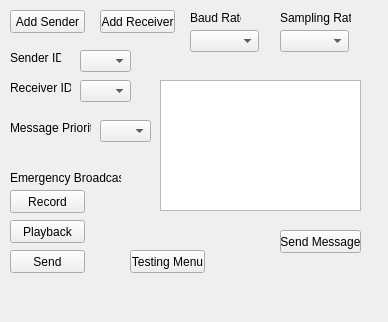
<?xml version="1.0" encoding="UTF-8"?>
<ui version="4.0">
 <class>SenderWindow</class>
 <widget class="QMainWindow" name="SenderWindow">
  <property name="geometry">
   <rect>
    <x>0</x>
    <y>0</y>
    <width>388</width>
    <height>322</height>
   </rect>
  </property>
  <property name="windowTitle">
   <string>Paging Transmitter</string>
  </property>
  <widget class="QWidget" name="centralWidget">
   <widget class="QTextEdit" name="msgTxt">
    <property name="geometry">
     <rect>
      <x>160</x>
      <y>80</y>
      <width>201</width>
      <height>131</height>
     </rect>
    </property>
   </widget>
   <widget class="QComboBox" name="senderCmb">
    <property name="geometry">
     <rect>
      <x>80</x>
      <y>50</y>
      <width>51</width>
      <height>22</height>
     </rect>
    </property>
   </widget>
   <widget class="QComboBox" name="receiverCmb">
    <property name="geometry">
     <rect>
      <x>80</x>
      <y>80</y>
      <width>51</width>
      <height>22</height>
     </rect>
    </property>
   </widget>
   <widget class="QPushButton" name="recordBtn">
    <property name="geometry">
     <rect>
      <x>10</x>
      <y>190</y>
      <width>75</width>
      <height>23</height>
     </rect>
    </property>
    <property name="text">
     <string>Record</string>
    </property>
   </widget>
   <widget class="QPushButton" name="playBtn">
    <property name="geometry">
     <rect>
      <x>10</x>
      <y>220</y>
      <width>75</width>
      <height>23</height>
     </rect>
    </property>
    <property name="text">
     <string>Playback</string>
    </property>
   </widget>
   <widget class="QPushButton" name="sendAudioBtn">
    <property name="geometry">
     <rect>
      <x>10</x>
      <y>250</y>
      <width>75</width>
      <height>23</height>
     </rect>
    </property>
    <property name="text">
     <string>Send</string>
    </property>
   </widget>
   <widget class="QLabel" name="emergBrdLbl">
    <property name="geometry">
     <rect>
      <x>10</x>
      <y>170</y>
      <width>111</width>
      <height>16</height>
     </rect>
    </property>
    <property name="text">
     <string>Emergency Broadcast</string>
    </property>
   </widget>
   <widget class="QPushButton" name="sendMsgBtn">
    <property name="geometry">
     <rect>
      <x>280</x>
      <y>230</y>
      <width>81</width>
      <height>23</height>
     </rect>
    </property>
    <property name="text">
     <string>Send Message</string>
    </property>
   </widget>
   <widget class="QLabel" name="senderIdLbl">
    <property name="geometry">
     <rect>
      <x>10</x>
      <y>50</y>
      <width>51</width>
      <height>16</height>
     </rect>
    </property>
    <property name="text">
     <string>Sender ID</string>
    </property>
   </widget>
   <widget class="QLabel" name="receiverIdLbl">
    <property name="geometry">
     <rect>
      <x>10</x>
      <y>80</y>
      <width>61</width>
      <height>16</height>
     </rect>
    </property>
    <property name="text">
     <string>Receiver ID</string>
    </property>
   </widget>
   <widget class="QPushButton" name="addSenderBtn">
    <property name="geometry">
     <rect>
      <x>10</x>
      <y>10</y>
      <width>75</width>
      <height>23</height>
     </rect>
    </property>
    <property name="text">
     <string>Add Sender</string>
    </property>
   </widget>
   <widget class="QPushButton" name="addReceiverBtn">
    <property name="geometry">
     <rect>
      <x>100</x>
      <y>10</y>
      <width>75</width>
      <height>23</height>
     </rect>
    </property>
    <property name="text">
     <string>Add Receiver</string>
    </property>
   </widget>
   <widget class="QComboBox" name="sampleCmb">
    <property name="geometry">
     <rect>
      <x>280</x>
      <y>30</y>
      <width>69</width>
      <height>22</height>
     </rect>
    </property>
   </widget>
   <widget class="QLabel" name="brdSampleLbl">
    <property name="geometry">
     <rect>
      <x>280</x>
      <y>10</y>
      <width>71</width>
      <height>16</height>
     </rect>
    </property>
    <property name="text">
     <string>Sampling Rate</string>
    </property>
   </widget>
   <widget class="QLabel" name="baudRateLbl">
    <property name="geometry">
     <rect>
      <x>190</x>
      <y>10</y>
      <width>51</width>
      <height>16</height>
     </rect>
    </property>
    <property name="text">
     <string>Baud Rate</string>
    </property>
   </widget>
   <widget class="QComboBox" name="baudRateCmb">
    <property name="geometry">
     <rect>
      <x>190</x>
      <y>30</y>
      <width>69</width>
      <height>22</height>
     </rect>
    </property>
   </widget>
   <widget class="QLabel" name="msgPriorityLbl">
    <property name="geometry">
     <rect>
      <x>10</x>
      <y>120</y>
      <width>81</width>
      <height>16</height>
     </rect>
    </property>
    <property name="text">
     <string>Message Priority</string>
    </property>
   </widget>
   <widget class="QComboBox" name="msgPriorityCmb">
    <property name="geometry">
     <rect>
      <x>100</x>
      <y>120</y>
      <width>51</width>
      <height>22</height>
     </rect>
    </property>
   </widget>
   <widget class="QPushButton" name="pushButton">
    <property name="geometry">
     <rect>
      <x>130</x>
      <y>250</y>
      <width>75</width>
      <height>23</height>
     </rect>
    </property>
    <property name="text">
     <string>Testing Menu</string>
    </property>
   </widget>
  </widget>
  <widget class="QMenuBar" name="menuBar">
   <property name="geometry">
    <rect>
     <x>0</x>
     <y>0</y>
     <width>388</width>
     <height>21</height>
    </rect>
   </property>
  </widget>
 </widget>
 <layoutdefault spacing="6" margin="11"/>
 <resources/>
 <connections/>
</ui>
